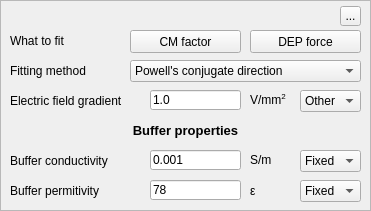
     <widget class="QFrame" name="frame_2">
      <property name="geometry">
       <rect>
        <x>640</x>
        <y>20</y>
        <width>371</width>
        <height>211</height>
       </rect>
      </property>
      <property name="frameShape">
       <enum>QFrame::StyledPanel</enum>
      </property>
      <property name="frameShadow">
       <enum>QFrame::Raised</enum>
      </property>
      <property name="lineWidth">
       <number>4</number>
      </property>
      <widget class="QLabel" name="label_77">
       <property name="geometry">
        <rect>
         <x>10</x>
         <y>120</y>
         <width>351</width>
         <height>21</height>
        </rect>
       </property>
       <property name="font">
        <font>
         <pointsize>10</pointsize>
         <weight>75</weight>
         <bold>true</bold>
        </font>
       </property>
       <property name="frameShape">
        <enum>QFrame::NoFrame</enum>
       </property>
       <property name="frameShadow">
        <enum>QFrame::Plain</enum>
       </property>
       <property name="text">
        <string>Buffer properties</string>
       </property>
       <property name="alignment">
        <set>Qt::AlignCenter</set>
       </property>
      </widget>
      <widget class="QLabel" name="label_78">
       <property name="geometry">
        <rect>
         <x>10</x>
         <y>150</y>
         <width>121</width>
         <height>21</height>
        </rect>
       </property>
       <property name="text">
        <string>Buffer conductivity</string>
       </property>
      </widget>
      <widget class="QLabel" name="label_79">
       <property name="geometry">
        <rect>
         <x>10</x>
         <y>180</y>
         <width>121</width>
         <height>21</height>
        </rect>
       </property>
       <property name="text">
        <string>Buffer permitivity</string>
       </property>
      </widget>
      <widget class="QLineEdit" name="fitting_gen_buffer_cond_value_entry">
       <property name="geometry">
        <rect>
         <x>150</x>
         <y>150</y>
         <width>91</width>
         <height>20</height>
        </rect>
       </property>
       <property name="text">
        <string>0.001</string>
       </property>
      </widget>
      <widget class="QLineEdit" name="fitting_gen_buffer_perm_value_entry">
       <property name="geometry">
        <rect>
         <x>150</x>
         <y>180</y>
         <width>91</width>
         <height>20</height>
        </rect>
       </property>
       <property name="text">
        <string>78</string>
       </property>
      </widget>
      <widget class="QLabel" name="label_80">
       <property name="geometry">
        <rect>
         <x>250</x>
         <y>150</y>
         <width>31</width>
         <height>21</height>
        </rect>
       </property>
       <property name="text">
        <string>S/m</string>
       </property>
       <property name="textFormat">
        <enum>Qt::RichText</enum>
       </property>
      </widget>
      <widget class="QLabel" name="label_81">
       <property name="geometry">
        <rect>
         <x>250</x>
         <y>180</y>
         <width>31</width>
         <height>21</height>
        </rect>
       </property>
       <property name="text">
        <string>ε</string>
       </property>
      </widget>
      <widget class="QLabel" name="label_85">
       <property name="geometry">
        <rect>
         <x>10</x>
         <y>30</y>
         <width>121</width>
         <height>21</height>
        </rect>
       </property>
       <property name="text">
        <string>What to fit</string>
       </property>
      </widget>
      <widget class="QLabel" name="label_86">
       <property name="geometry">
        <rect>
         <x>10</x>
         <y>60</y>
         <width>121</width>
         <height>21</height>
        </rect>
       </property>
       <property name="text">
        <string>Fitting method</string>
       </property>
      </widget>
      <widget class="QLabel" name="label_87">
       <property name="geometry">
        <rect>
         <x>10</x>
         <y>90</y>
         <width>121</width>
         <height>21</height>
        </rect>
       </property>
       <property name="text">
        <string>Electric field gradient</string>
       </property>
      </widget>
      <widget class="QLineEdit" name="fitting_gen_fieldgrad_value_entry">
       <property name="enabled">
        <bool>true</bool>
       </property>
       <property name="geometry">
        <rect>
         <x>150</x>
         <y>90</y>
         <width>91</width>
         <height>20</height>
        </rect>
       </property>
       <property name="text">
        <string>1.0</string>
       </property>
      </widget>
      <widget class="QLabel" name="label_88">
       <property name="geometry">
        <rect>
         <x>250</x>
         <y>90</y>
         <width>41</width>
         <height>21</height>
        </rect>
       </property>
       <property name="text">
        <string>&lt;html&gt;&lt;head/&gt;&lt;body&gt;&lt;p&gt;V/mm&lt;span style=&quot; vertical-align:super;&quot;&gt;2&lt;/span&gt;&lt;/p&gt;&lt;/body&gt;&lt;/html&gt;</string>
       </property>
       <property name="textFormat">
        <enum>Qt::RichText</enum>
       </property>
      </widget>
      <widget class="QComboBox" name="fitting_gen_buffer_cond_vary">
       <property name="geometry">
        <rect>
         <x>300</x>
         <y>150</y>
         <width>61</width>
         <height>22</height>
        </rect>
       </property>
       <property name="sizePolicy">
        <sizepolicy hsizetype="Preferred" vsizetype="Maximum">
         <horstretch>0</horstretch>
         <verstretch>0</verstretch>
        </sizepolicy>
       </property>
       <property name="currentText">
        <string>Fixed</string>
       </property>
       <property name="currentIndex">
        <number>1</number>
       </property>
       <item>
        <property name="text">
         <string>Vary</string>
        </property>
       </item>
       <item>
        <property name="text">
         <string>Fixed</string>
        </property>
       </item>
      </widget>
      <widget class="QComboBox" name="fitting_gen_buffer_perm_vary">
       <property name="geometry">
        <rect>
         <x>300</x>
         <y>180</y>
         <width>61</width>
         <height>22</height>
        </rect>
       </property>
       <property name="editable">
        <bool>false</bool>
       </property>
       <property name="currentText">
        <string>Fixed</string>
       </property>
       <property name="currentIndex">
        <number>1</number>
       </property>
       <item>
        <property name="text">
         <string>Vary</string>
        </property>
       </item>
       <item>
        <property name="text">
         <string>Fixed</string>
        </property>
       </item>
      </widget>
      <widget class="QToolButton" name="fitting_hopa_settings_button">
       <property name="geometry">
        <rect>
         <x>340</x>
         <y>6</y>
         <width>21</width>
         <height>20</height>
        </rect>
       </property>
       <property name="text">
        <string>...</string>
       </property>
      </widget>
      <widget class="QComboBox" name="fitting_method_selector_comboBox">
       <property name="geometry">
        <rect>
         <x>130</x>
         <y>60</y>
         <width>231</width>
         <height>22</height>
        </rect>
       </property>
       <item>
        <property name="text">
         <string>Powell's conjugate direction</string>
        </property>
       </item>
       <item>
        <property name="text">
         <string>Levenberg-Marquardt</string>
        </property>
       </item>
       <item>
        <property name="text">
         <string>Trust Region Reflective</string>
        </property>
       </item>
      </widget>
      <widget class="QPushButton" name="fitting_CMfactor_selector_button">
       <property name="geometry">
        <rect>
         <x>130</x>
         <y>30</y>
         <width>111</width>
         <height>23</height>
        </rect>
       </property>
       <property name="text">
        <string>CM factor</string>
       </property>
      </widget>
      <widget class="QPushButton" name="fitting_DEPforcer_selector_button">
       <property name="geometry">
        <rect>
         <x>250</x>
         <y>30</y>
         <width>111</width>
         <height>23</height>
        </rect>
       </property>
       <property name="text">
        <string>DEP force</string>
       </property>
      </widget>
      <widget class="QComboBox" name="fitting_gen_fieldgrad_comboBox">
       <property name="geometry">
        <rect>
         <x>300</x>
         <y>90</y>
         <width>61</width>
         <height>22</height>
        </rect>
       </property>
       <property name="sizePolicy">
        <sizepolicy hsizetype="Preferred" vsizetype="Maximum">
         <horstretch>0</horstretch>
         <verstretch>0</verstretch>
        </sizepolicy>
       </property>
       <property name="currentText">
        <string>Other</string>
       </property>
       <property name="currentIndex">
        <number>0</number>
       </property>
       <item>
        <property name="text">
         <string>Other</string>
        </property>
       </item>
       <item>
        <property name="text">
         <string>3DEP</string>
        </property>
       </item>
      </widget>
     </widget>
